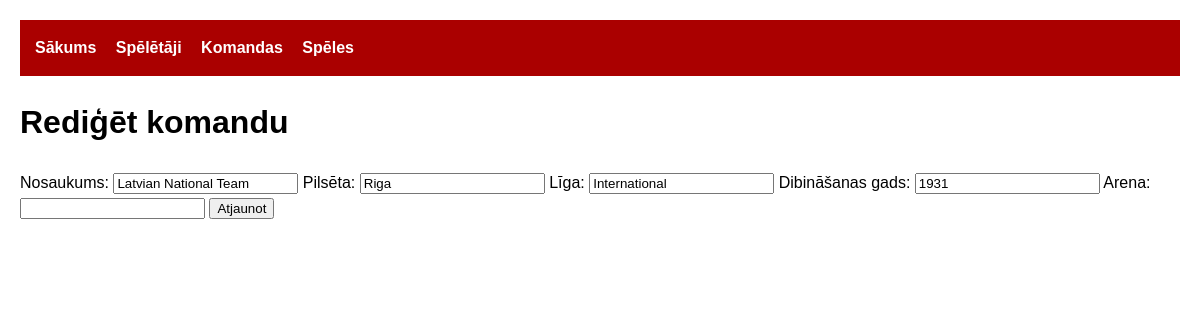
Before: /team/5/edit with the older database file.
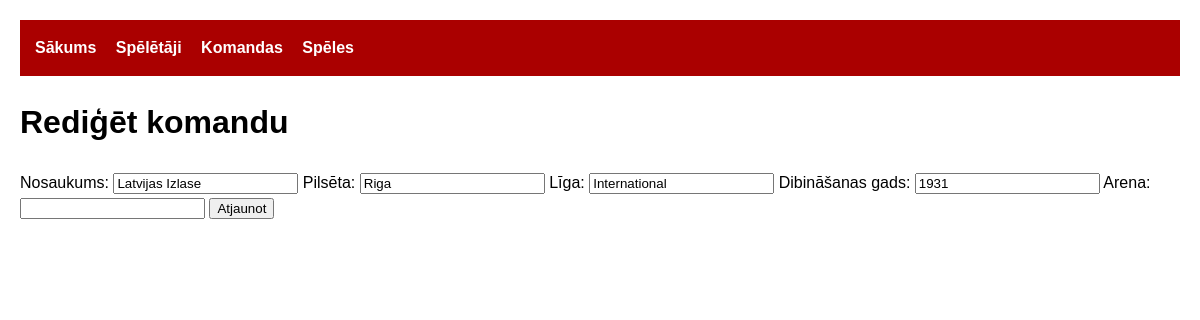
After: the same page with the newer database file.
### tables this page shows
CREATE TABLE Teams (
    team_id INTEGER PRIMARY KEY AUTOINCREMENT,
    name TEXT NOT NULL,
    city TEXT NOT NULL,
    league TEXT NOT NULL,
    founded_year INTEGER,
    arena TEXT
);

### app.py (the view, shortened to what this page needs)
@app.route('/team/<int:team_id>/edit', methods=['GET', 'POST'])
def edit_team(team_id):
    conn = sqlite3.connect('hockey.db')
    conn.row_factory = sqlite3.Row
    team = conn.execute('SELECT * FROM Teams WHERE team_id = ?', [team_id]).fetchone()
    conn.close()
    return render_template('edit_team.html', team=team)

### templates/edit_team.html
{% extends "base.html" %}
{% block content %}
<h1>Rediģēt komandu</h1>
<form method="POST">
    <label>Nosaukums:</label>
    <input type="text" name="name" value="{{ team.name }}" required>
    <label>Pilsēta:</label>
    <input type="text" name="city" value="{{ team.city }}" required>
    <label>Līga:</label>
    <input type="text" name="league" value="{{ team.league }}" required>
    <label>Dibināšanas gads:</label>
    <input type="number" name="founded_year" value="{{ team.founded_year }}" required>
    <label>Arena:</label>
    <input type="text" name="arena" value="{{ team.arena or '' }}">
    <button type="submit">Atjaunot</button>
</form>
{% endblock %}

Changed rows visible on the page:
changed Teams "Riga": name "Latvian National Team" → "Latvijas Izlase"
